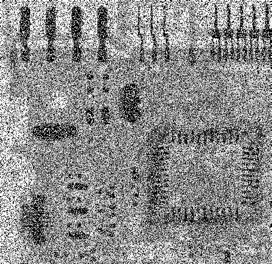
%> input picture Input images/image3.png, 272 x 264 px
$ octave maxFilter.m   (GNU Octave 9; MATLAB toolbox functions it lacks are replaced by stand-ins)
%> lines starting %> are read from the running program, lines starting %| are printed output that depends on the picture
%READ AN IMAGE
A = imread('image3.png');
%> A is the input picture: size 264x272x3 uint8; min 0, max 255, mean 138.3
A = rgb2gray(A(1:256,1:256,:));
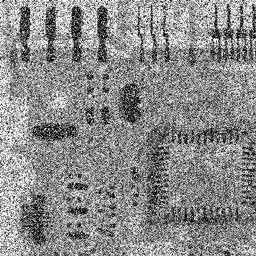
%> A: size 256x256 uint8; min 0, max 255, mean 137.9

figure,imshow(A),title('ORIGINAL IMAGE');


% [12 lines of commented-out code are left out]
B=zeros(size(A));

%PAD THE MATRIX A WITH ZEROS
modifyA=padarray(A,[1 1]);
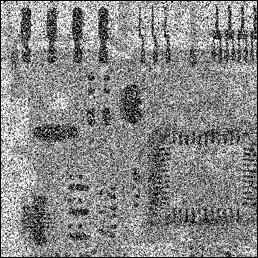
%> modifyA: size 258x258 uint8; min 0, max 255, mean 135.8

        x=[1:3]';
        y=[1:3]';

for i= 1:size(modifyA,1)-2
    for j=1:size(modifyA,2)-2

       %VECTORIZED METHOD
       window=reshape(modifyA(i+x-1,j+y-1),[],1);

       %FIND THE MAXIMUM VALUE IN THE SELECTED WINDOW

       B(i,j)=max(window);

    end
end
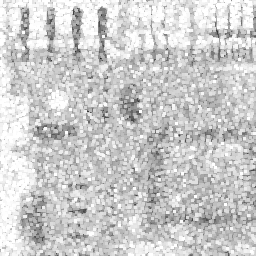
%> B: size 256x256 double; min 29, max 255, mean 204

%CONVERT THE OUTPUT MATRIX TO 0-255 RANGE IMAGE TYPE
% B=uint8(B);
figure,imshow(B),title('IMAGE AFTER MAX FILTERING');

I=B;
for c = 1 : 3
    img_filtered = medfilt2(I);
end
%> this loop made 3 passes
%> pass 1, `img_filtered = medfilt2(I);`:
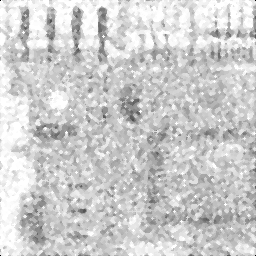
%> img_filtered: size 256x256 double; min 0, max 255, mean 205.3
figure; imshow(img_filtered);
%> after `imshow(img_filtered)`:
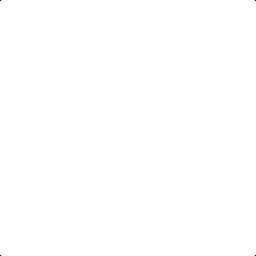
%> displayed picture: size 256x256, on the screen's scale of 0 to 255; 100% white; black in thin lines or dots
title('Portion of the Image with Noise Removed by Median Filter');
